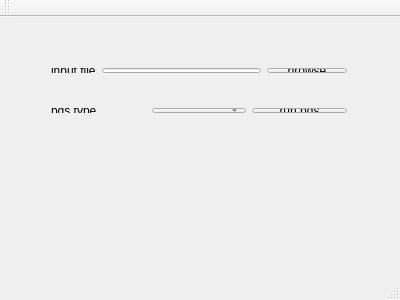
<?xml version="1.0" encoding="UTF-8"?>
<ui version="4.0">
 <class>BgsTest</class>
 <widget class="QMainWindow" name="BgsTest">
  <property name="geometry">
   <rect>
    <x>0</x>
    <y>0</y>
    <width>400</width>
    <height>300</height>
   </rect>
  </property>
  <property name="windowTitle">
   <string>BgsTest</string>
  </property>
  <widget class="QWidget" name="centralWidget">
   <widget class="QWidget" name="layoutWidget">
    <property name="geometry">
     <rect>
      <x>40</x>
      <y>80</y>
      <width>318</width>
      <height>27</height>
     </rect>
    </property>
    <layout class="QHBoxLayout" name="horizontalLayout">
     <item>
      <widget class="QLabel" name="label">
       <property name="text">
        <string>bgs type</string>
       </property>
      </widget>
     </item>
     <item>
      <widget class="QComboBox" name="comboBox_bgsType"/>
     </item>
     <item>
      <widget class="QPushButton" name="pushButton_bgs">
       <property name="text">
        <string>run bgs</string>
       </property>
      </widget>
     </item>
    </layout>
   </widget>
   <widget class="QWidget" name="layoutWidget_2">
    <property name="geometry">
     <rect>
      <x>40</x>
      <y>40</y>
      <width>318</width>
      <height>27</height>
     </rect>
    </property>
    <layout class="QHBoxLayout" name="horizontalLayout_3">
     <item>
      <widget class="QLabel" name="label_3">
       <property name="text">
        <string>input file</string>
       </property>
      </widget>
     </item>
     <item>
      <widget class="QLineEdit" name="lineEdit_inputPath"/>
     </item>
     <item>
      <widget class="QPushButton" name="pushButton_inputPath">
       <property name="text">
        <string>browse</string>
       </property>
      </widget>
     </item>
    </layout>
   </widget>
  </widget>
  <widget class="QMenuBar" name="menuBar">
   <property name="geometry">
    <rect>
     <x>0</x>
     <y>0</y>
     <width>400</width>
     <height>22</height>
    </rect>
   </property>
  </widget>
  <widget class="QToolBar" name="mainToolBar">
   <attribute name="toolBarArea">
    <enum>TopToolBarArea</enum>
   </attribute>
   <attribute name="toolBarBreak">
    <bool>false</bool>
   </attribute>
  </widget>
  <widget class="QStatusBar" name="statusBar"/>
 </widget>
 <layoutdefault spacing="6" margin="11"/>
 <resources/>
 <connections/>
</ui>
